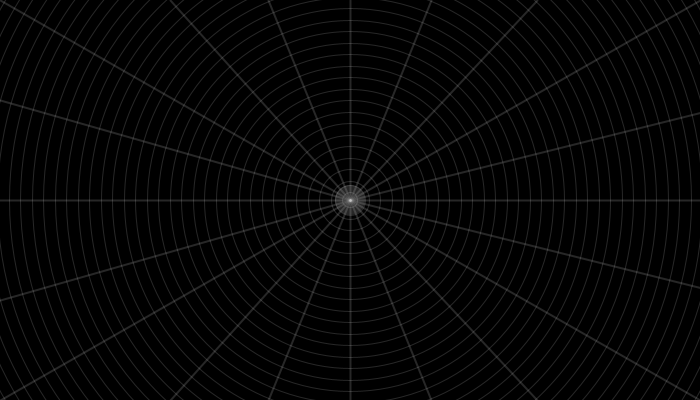
Frame 1 (no input)
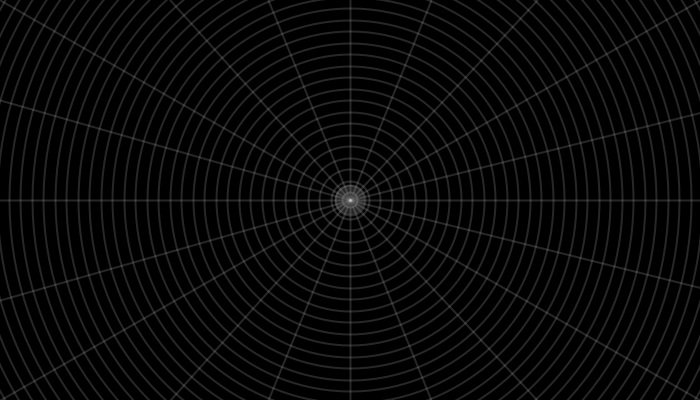
Frame 60 (the mouse pressed at the canvas centre just before this capture)
Frame 120 (the mouse held since frame 60 and released just before this capture): identical to frame 60, image omitted

The Processing sketch that drew these frames (run headless with seeded random() and noise(); from frame 60 on, the mouse is pressed at the canvas centre):

// Processing sketch: processing_35917
// ── processing_35917.pde

/**
 * Adapted bouncing effect from the sketch linked below.
 * http://wwww.openprocessing.org/visuals/?visualID=20121
 */
float velocity = 0.9;

float ypos = 200;
float xpos = 350;

float velx = 0;
float vely = 0;

void setup() {
  size(700,400);
  background(0);
}

void draw() {
  smooth();
  background(0);
  stroke(200,50);
  noFill();
  for (int circles=2200;
  circles>1;
  circles=circles-23){

  ellipse(xpos,ypos,circles,circles);}
  fill(200,50);
  ellipse(xpos,ypos,30,30);
  strokeWeight(2);
  line(0,0,xpos,ypos);
  line(0,400,xpos,ypos);
  line(700,0,xpos,ypos);
  line(700,400,xpos,ypos);
  line(350,0,xpos,ypos);
  line(350,400,xpos,ypos);
  line(0,200,xpos,ypos);
  line(750,200,xpos,ypos);
  line(0,100,xpos,ypos);
  line(0,300,xpos,ypos);
  line(750,100,xpos,ypos);
  line(750,300,xpos,ypos);
  line(170.5,0,xpos,ypos);
  line(537.5,0,xpos,ypos);
  line(170.5,400,xpos,ypos);
  line(537.5,400,xpos,ypos);
  line(268.75,0,xpos,ypos);
  line(431.25,0,xpos,ypos);
  line(268.75,400,xpos,ypos);
  line(431.25,400,xpos,ypos);
  if (mousePressed == true) {
    xpos = mouseX;
    ypos = mouseY;

  } else {
    float accelerationX = 0.08 * (350 - xpos);
    float accelerationY = 0.08 * (200 - ypos);

    velx = velocity * (velx + accelerationX);
    vely = velocity * (vely + accelerationY);
    
    xpos = xpos + velx;
    ypos = ypos + vely;
 }
  if (mousePressed && (mouseButton == RIGHT)) {
    velocity = 1;
  }
  if (mousePressed && (mouseButton == LEFT)) {
    
    velocity = 0.9;
    
  }
}
